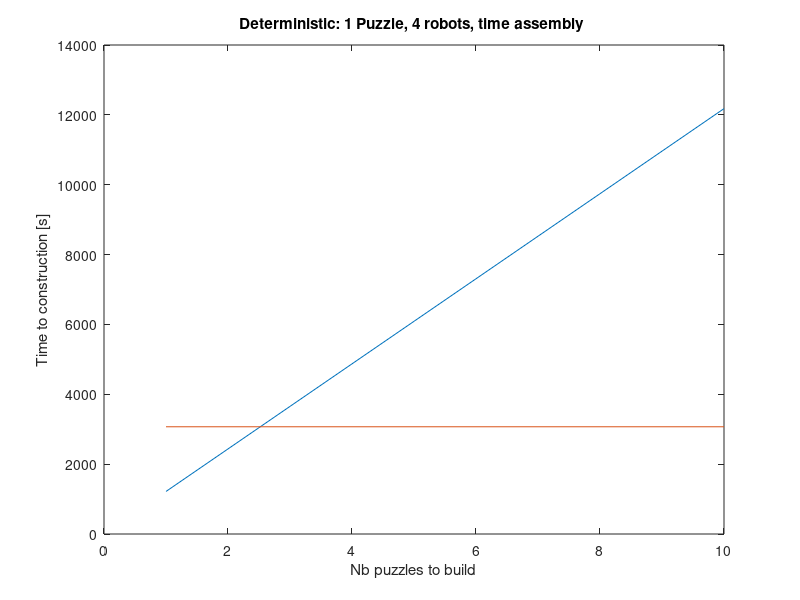

Source code (MATLAB):
%function hODEGroup = deterministic_model( figures_start, test_case, final_time)
%DETERMINISTIC_MODEL Summary of this function goes here
%   Detailed explanation goes here

%clear;
hODEGroup = [];

nargin = 0;
if(nargin<=1),
    % Choose the plot
    test_case = 1; % Comparison

end;

concentration = 15/(3*3^2*sqrt(3)/2);

switch(test_case),
    case 1,
        piece_comm_range = 0.4;
        robot_comm_range = 0.6;
        robot_speed = 0.128;
        time_cost_piece_handling = 0;
        
        nb_assembly_steps = 4;
        nb_puzzles = [1:10];
        
        file_stoch = 'res_finishing_times';
        nb_exp=100;
        
        title_plot = 'Deterministic: 1 Puzzle, 4 robots, time assembly ';
%        legends = {'Piece 1', 'Piece 2', 'Piece 3', 'Piece 4', 'Piece 5', 'Piece 6', 'Piece 7', 'Piece 8', 'Final puzzle F1', 'Final puzzle F2'};
 %       linewidth = {1.0, 1.0, 1.0, 1.0, 1.0, 1.0, 1.0, 1.0, 2.0  2.0};
  %      linecolor = {'b', [0 0.5 0], 'r', [0.87 .5 0], [0.75 0 .75], [.75 .75 0], 'k', [0.90 0.40 0.60], [0.30 0.40 0.60], [0.10 0.20 0.50]};
  
end;

% Initial parameters, using geometric probabilities
nb_robots = 5*nb_puzzles;
%arena_radius = sqrt(2*nb_robots/(3*concentration*sqrt(3)))
arena_radius = 3;
arena_size = 3*arena_radius.^2*sqrt(3)/2
timestep = 1.0;

covered_space_robots = 0.5*2*nb_robots;
arena_size = (arena_size./covered_space_robots(1)).*covered_space_robots
arena_size_det = (3*sqrt(2)*2)^2*nb_puzzles;

p_encounter = robot_speed*timestep*2*piece_comm_range./arena_size
p_encounter_robot = robot_speed*timestep*2*robot_comm_range./arena_size

%p_assembly = ones(1,6);
p_assembly = [0.97777 0.9074 0.9636 0.9737 0.8333 1.0];

% Calculate the parallelizability of deterministic case
nb_processing_units = ones(size(nb_puzzles));
for i=2:size(nb_puzzles,2),
    nb_processing_units(find(arena_size_det(i) < arena_size, 1, 'first'):end) = nb_processing_units(find(arena_size_det(i) < arena_size, 1, 'first'):end)+1;
end;

% Calculate the times
time_travel = (1./(p_encounter_robot))+time_cost_piece_handling;
%time_travel = (1./(p_encounter_robot(1)))+time_cost_piece_handling;
%time_travel = arena_radius*sqrt(2);
t_assembly = 2*time_travel*nb_assembly_steps;
%time_total = nb_puzzles.*t_assembly;
%time_total = t_assembly.*nb_puzzles./nb_processing_units;
time_total = t_assembly;
%time_total = t_assembly./nb_puzzles;

% Time stochastic (measured manually)
%stoch_times = [4765,4297,3625,3405,3000,2434,2280,2230,2055,2012];
stoch_times = 3070*ones(size(nb_puzzles));

% Plot the results
if (nargin >0),
    figure(figures_start);
    hODEGroup = hggroup;
    hold on;
    %for piece=6:length(y0),
        hODE = plot(nb_puzzles, time_total); %, nb_puzzles, stoch_times(1:size(nb_puzzles,2))); %, '--', 'Color', linecolor{piece-5}, 'LineWidth', linewidth{piece-5});
        set(hODE, 'Parent', hODEGroup);
        hold on;
    %end;
    title([title_plot num2str(t_assembly)]);
    xlabel('Nb puzzles to build');
    ylabel('Time to construction [s]');
    %legend(legends, 'Location', 'NorthEast');
else
    figure();
    %hold on;
    %for piece=6:length(y0),
        plot(nb_puzzles, time_total, nb_puzzles, stoch_times(1:size(nb_puzzles,2))); %, '--', 'Color', linecolor{piece-5}, 'LineWidth', linewidth{piece-5});
        hold on;
    %end;
    title([title_plot]);
    xlabel('Nb puzzles to build');
    ylabel('Time to construction [s]');
    %legend(legends, 'Location', 'NorthEast');
end;